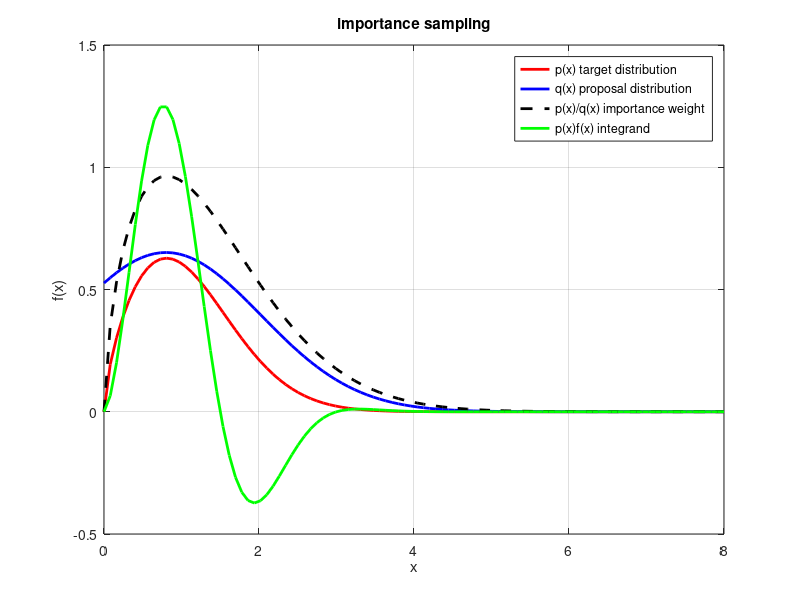
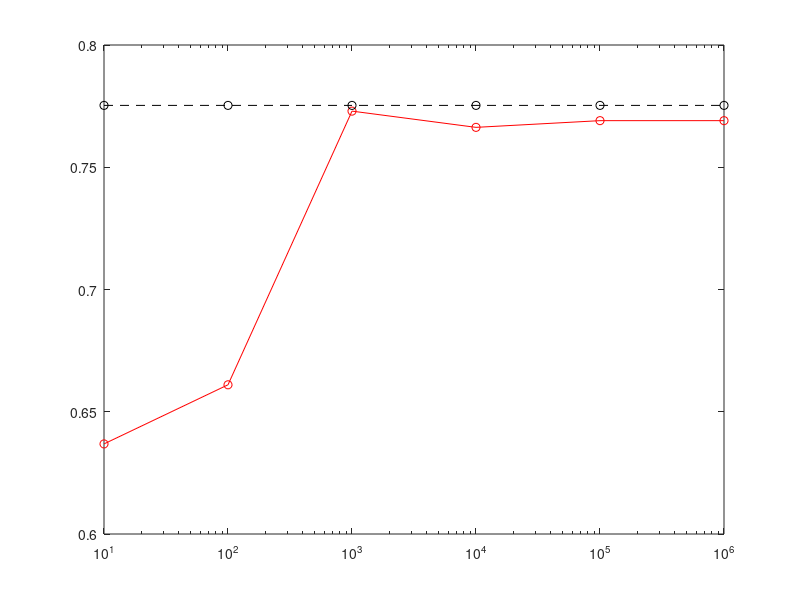

Recreate these plots in MATLAB, in order. (Note: this script raises an error after producing the figures.)
%% Importance Sampling Example
%
%  E[f(x)] = int_x f(x)p(x)dx = int_x f(x)[p(x)/q(x)]q(x) dx
%  = sum_i f(x_i)w(x_i), where x_i ~ q(x)
%  e.g. for f(x) = 1(x \in A), E[f(x)] = P(A)

clear all; close all;

%% f(x),  x >= 0
f = @(x) 2*sin((pi/1.5)*x);

%% target distribution p(x), x >= 0 (assume unnormalized)
k=1.65; %dof parameter
p = @(x) x.^(k-1).*exp(-x.^2/2);

%% proposal distribution q(x) (assume unnormalized)
mu = 0.8; sigma = sqrt(1.5); %est variance is sensitive to q(x)~N(mu,sigma)
c=2; %fix c, s.t. p(x) < c q(x), alternatively min D_alpha(p||q)
q = @(x) c * 1/sqrt(2*pi*1.5) * exp(-(x-mu).^2/(2*sigma^2));

%% importance sampling

num_iter = [1e1,1e2,1e3,1e4,1e5,1e6]; num_trials = 10;
f_est = {{}}; w_var = {{}};

for trial = 1:num_trials
    for iter = 1:length(num_iter)
        %rng(iter);
        fprintf('trial: %d, num_iter: %d\n', trial, num_iter(iter));
    
        %sample from proposal
        x = normrnd(mu,sigma,num_iter(iter),1);
  
        %discard x<0 samples
        x_pos = x.*(x>=0); idx = find(x_pos);
    
        %compute weights
        w = p(x_pos(idx))./q(x_pos(idx));
    
        fw = (w/sum(w)).*f(x_pos(idx));
        
        f_est{iter}{trial} = sum(fw);
        w_var{iter}{trial} = var(w/sum(w));
    end
end

%average E[f(x)] estimates
f_est_mean = zeros(size(f_est,2),1);
for i=1:size(f_est,2)
    f_est_mean(i) = mean([f_est{i}{:}]);
end

%average importance weight variance
w_var_mean = zeros(size(w_var,2),1);
for i=1:size(w_var,2)
    w_var_mean(i) = mean([w_var{i}{:}]);
end

%ground truth
fp = @(x) 2*sin((pi/1.5)*x).*(x.^(k-1).*exp(-x.^2/2));
f_gt = integral(fp,0,5);

%MSE
f_diff = f_est_mean - f_gt *ones(size(f_est_mean));
MSE = f_diff.*f_diff;

%effective number of samples
neff = num_iter'./(1+w_var_mean);

%% generate plots

figure; 
xx=linspace(0,8,100);
plot(xx, p(xx),'-r','linewidth',2.0); hold on; plot(xx, q(xx),'-b','linewidth',2.0); hold on;
plot(xx, p(xx)./q(xx),'--k','linewidth',2.0); hold on; plot(xx, p(xx).*f(xx),'-g','linewidth',2.0); hold on; grid on;
legend('p(x) target distribution','q(x) proposal distribution','p(x)/q(x) importance weight','p(x)f(x) integrand');
title('importance sampling'); xlabel('x'); ylabel('f(x)');

figure;
semilogx(num_iter, f_est_mean,'-or'); hold on;
semilogx(num_iter, f_gt*ones(size(num_iter)),'--ok'); hold on;
legend('E[f(x)] estimate', 'ground truth E[f(x)]','location','SE'); xlabel('number of iterations'); ylabel('E[f(x)] estimate');
title('importance sampling estimate of E[f(x)] vs iterations');

figure;
loglog(num_iter, w_var_mean,'-ob'); hold on;
loglog(num_iter, 1./sqrt(num_iter),'-or');
xlabel('number of samples'); ylabel('variance'); legend('avg w variance','1/sqrt(n)','location','SW');
title('E[f(x)] estimator variance vs number of samples');

figure;
semilogx(num_iter,neff./num_iter','-ob'); title('effective number of samples');
xlabel('number of samples'); ylabel('n effective / n'); legend('n_{eff} / n','location','SE');

